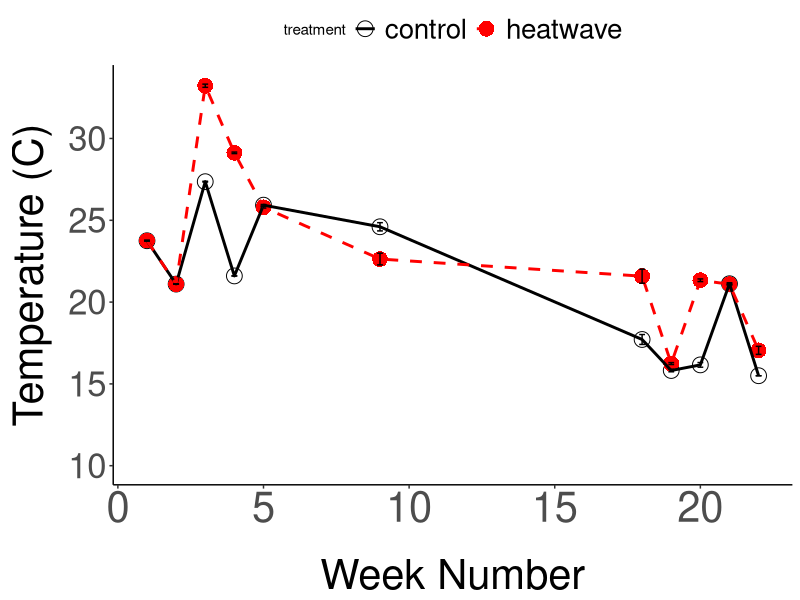
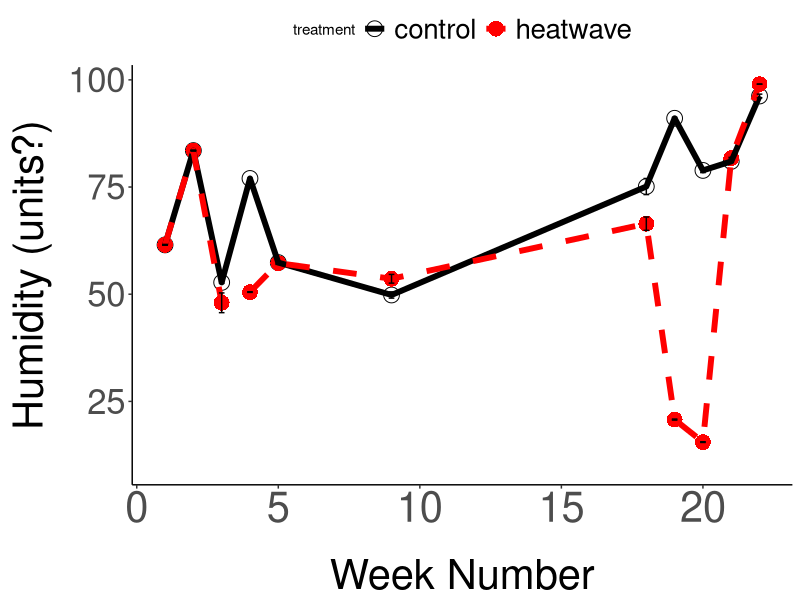
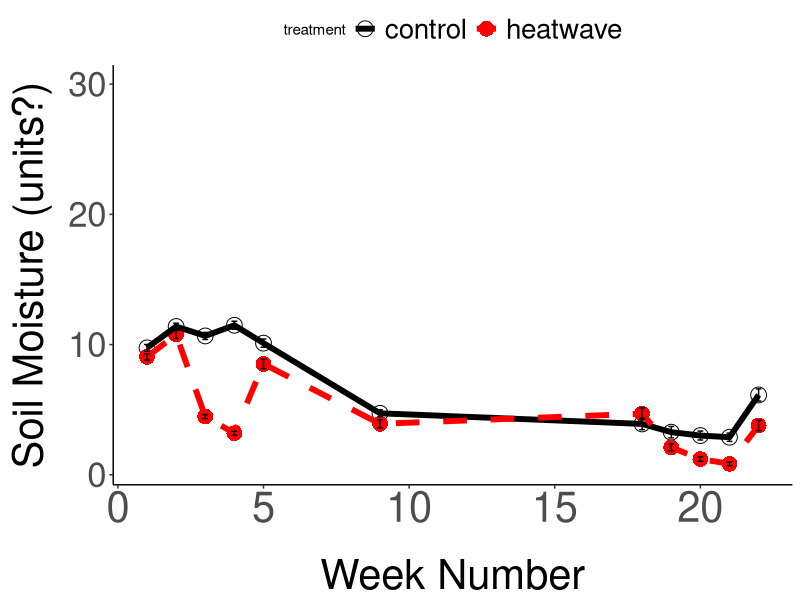
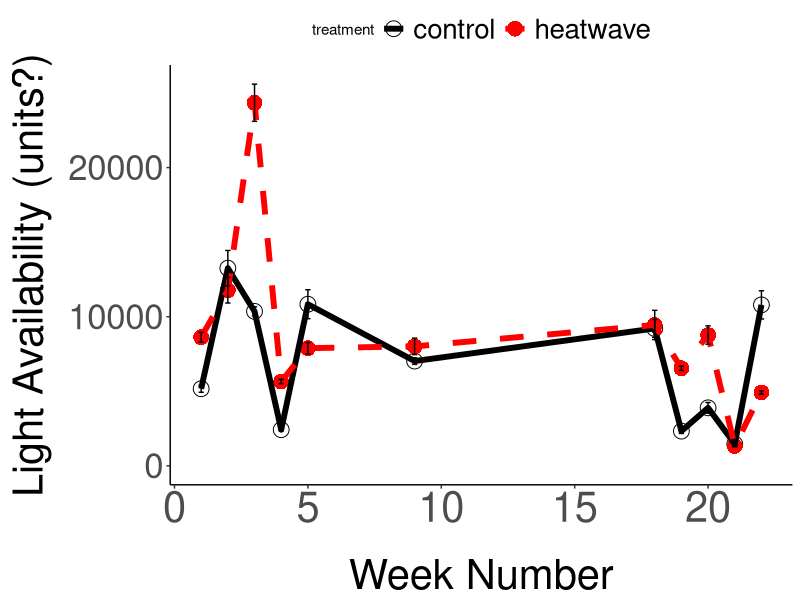

The R source for these figures, in order:
### Jordan Winter CURE Manuscript HW

###
### Jordan: Create abiotic figures through time and run stats
###

### Graphs: there should be 4 graphs (temperature, humidity, soil moisture, light availability) -- add them to the google slides
### Stats: run an anova comparing each week (i.e. how did the treatment affect temperature for week 1, etc.)
### Don't worry about putting the stats onto the figure yet! just screenshot the results and out it in the google slides
### You can choose to start fresh on this and do it your way or I have a seperate Rscript in the github repository that you can adapt for this. 
### This was an old script and I'd prefer if you copy pieces of it to your new script because there are likely many errors/things that have since been fixed :)

###
# Load Packages
###

library(ggplot2)
library(lmerTest)
library(stringr)  
library(multcomp)
library(tidyverse)

###
# Set your own WD
###

# Push the button or code it here

###
# Set Theme
###

#### Update ggplot2 theme ####
#Update ggplot2 theme - make box around the x-axis title size 30, vertically justify x-axis title to 0.35, 
#Place a margin of 15 around the x-axis title.  
#Make the x-axis title size 30. For y-axis title, make the box size 30, put the writing at a 90 degree angle, and vertically justify the title to 0.5.  
#Add a margin of 15 and make the y-axis text size 25. Make the plot title size 30 and vertically justify it to 2.  Do not add any grid lines.  
#Do not add a legend title, and make the legend size 20

theme_update(axis.title.x=element_text(size=30, vjust=0.35, margin=margin(t=15)),
             axis.text.x=element_text(size=30),
             axis.title.y=element_text(size=30, angle=90, vjust=.5, margin=margin(r=15)),
             axis.text.y=element_text(size=25),
             plot.title =element_blank(),
             legend.position = "top",
             legend.text=element_text(size=20),
             panel.grid.major = element_blank(),
             panel.grid.minor = element_blank(),
             panel.background = element_blank(),
             axis.line = element_line(colour = "black")
)

###
# Read in Data
###

df_all <- read.csv("ALL_llp315cure_499data.csv")


###
# Abiotic Temperature Figure
###

# Make a cute lil subset

TempSubset <- df_all %>% 
  select(fall_plant_ID,spring_plant_ID,treatment,week_num,air_temp) %>% 
  separate(fall_plant_ID,c("Day","Treatment","Plant_Number"),sep="-") %>%
  separate(spring_plant_ID,c("Day","Treatment","Plant_Number"),sep="-") %>% 
  group_by(treatment,week_num) %>% 
  summarize(Air_Temp_std=sd(air_temp),Air_Temp_Mean=mean(air_temp),Air_Temp_n=length(air_temp))%>%
  mutate(Air_Temp_St_Error=Air_Temp_std/sqrt(Air_Temp_n)) %>% 
  ungroup()

# Graph that bad boy

All_TempGraph <- ggplot(TempSubset,aes(x=week_num, y=Air_Temp_Mean,group=treatment))+
  geom_point(aes(color=treatment,shape=treatment),size=5)+
  geom_line(aes(color=treatment,linetype=treatment),size=1)+
  scale_linetype_manual(values=c("solid","dashed"))+
  scale_shape_manual(values=c(1,16))+
  scale_color_manual(values = c("black", "red")) +
  geom_errorbar(aes(ymin=Air_Temp_Mean-Air_Temp_St_Error,ymax=Air_Temp_Mean+Air_Temp_St_Error),width=0.2)+
  xlab("Week Number")+
  ylab("Temperature (C)")+
  expand_limits(y=c(10,30))

# View Graph

All_TempGraph

#
#Check for normality
shapiro.test(df_all$air_temp)
# Not Normal

kruskal.test(data = df_all, air_temp ~ treatment)
# p = p-value < 2.2e-16


###
# Abiotic Humidity Figure
###

# Make a cute lil subset

HumiditySubset <- df_all %>% 
  select(fall_plant_ID,spring_plant_ID,treatment,week_num,humidity) %>% 
  separate(fall_plant_ID,c("Day","Treatment","Plant_Number"),sep="-") %>%
  separate(spring_plant_ID,c("Day","Treatment","Plant_Number"),sep="-") %>% 
  group_by(treatment,week_num) %>% 
  summarize(humidity_std=sd(humidity),humidity_Mean=mean(humidity),humidity_n=length(humidity))%>%
  mutate(humidity_St_Error=humidity_std/sqrt(humidity_n)) %>% 
  ungroup()

# Graph that bad boy

All_HumidityGraph <- ggplot(HumiditySubset,aes(x=week_num, y=humidity_Mean,group=treatment))+
  geom_point(aes(color=treatment,shape=treatment),size=5)+
  geom_line(aes(color=treatment,linetype=treatment),size=2)+
  scale_linetype_manual(values=c("solid","dashed"))+
  scale_shape_manual(values=c(1,16))+
  scale_color_manual(values = c("black", "red")) +
  geom_errorbar(aes(ymin=humidity_Mean-humidity_St_Error,ymax=humidity_Mean+humidity_St_Error),width=0.2)+
  xlab("Week Number")+
  ylab("Humidity (units?)")+
  expand_limits(y=c(10,30))

# Look at it

All_HumidityGraph

#
#
#Check for normality
shapiro.test(df_all$humidity)
# Not Normal

kruskal.test(data = df_all, humidity ~ treatment)
# p = p-value < 2.2e-16


###
# Abiotic Soil Moisture Figure
###

# Make a cute lil subset

SMSubset <- df_all %>% 
  select(fall_plant_ID,spring_plant_ID,treatment,week_num,soil_moisture) %>% 
  separate(fall_plant_ID,c("Day","Treatment","Plant_Number"),sep="-") %>%
  separate(spring_plant_ID,c("Day","Treatment","Plant_Number"),sep="-") %>% 
  drop_na(soil_moisture) %>% 
  group_by(treatment,week_num) %>% 
  summarize(sm_std=sd(soil_moisture),sm_Mean=mean(soil_moisture),sm_n=length(soil_moisture))%>%
  mutate(sm_St_Error=sm_std/sqrt(sm_n)) %>% 
  ungroup() %>% 
  na.omit()

# Graph that bad boy

All_SMGraph <- ggplot(SMSubset,aes(x=week_num, y=sm_Mean,group=treatment))+
  geom_point(aes(color=treatment,shape=treatment),size=5)+
  geom_line(aes(color=treatment,linetype=treatment),size=2)+
  scale_linetype_manual(values=c("solid","dashed"))+
  scale_color_manual(values = c("black", "red")) +
  scale_shape_manual(values=c(1,16))+
  geom_errorbar(aes(ymin=sm_Mean-sm_St_Error,ymax=sm_Mean+sm_St_Error),width=0.2)+
  xlab("Week Number")+
  ylab("Soil Moisture (units?)")+
  expand_limits(y=c(10,30))

# Look at it

All_SMGraph

#Check for normality
shapiro.test(df_all$soil_moisture)
#NOT NORMAL :(

kruskal.test(data = df_all, soil_moisture ~ treatment)
# p-value < 2.2e-16

###
# Abiotic Light Figure
###

# Make a cute lil subset

LightSubset <- df_all %>% 
  select(fall_plant_ID,spring_plant_ID,treatment,week_num,light_avail) %>% 
  separate(fall_plant_ID,c("Day","Treatment","Plant_Number"),sep="-") %>%
  separate(spring_plant_ID,c("Day","Treatment","Plant_Number"),sep="-") %>% 
  drop_na(light_avail) %>% 
  group_by(treatment, week_num) %>% 
  summarize(light_std=sd(light_avail),light_Mean=mean(light_avail),light_n=length(light_avail))%>%
  mutate(light_St_Error=light_std/sqrt(light_n)) %>% 
  ungroup()

# Graph that bad boy

All_LightGraph <- ggplot(LightSubset,aes(x=week_num, y=light_Mean,group=treatment))+
  geom_point(aes(color=treatment,shape=treatment),size=5)+
  geom_line(aes(color=treatment,linetype=treatment),size=2)+
  scale_linetype_manual(values=c("solid","dashed"))+
  scale_color_manual(values = c("black", "red")) +
  scale_shape_manual(values=c(1,16))+
  geom_errorbar(aes(ymin=light_Mean-light_St_Error,ymax=light_Mean+light_St_Error),width=0.2)+
  xlab("Week Number")+
  ylab("Light Availability (units?)")+
  expand_limits(y=c(10,30))

#Look at it

All_LightGraph

#Check for normality
shapiro.test(df_all$light_avail)
# p-value < 2.2e-16

kruskal.test(data = df_all, light_avail ~ treatment)
#p-value < 2.2e-16
